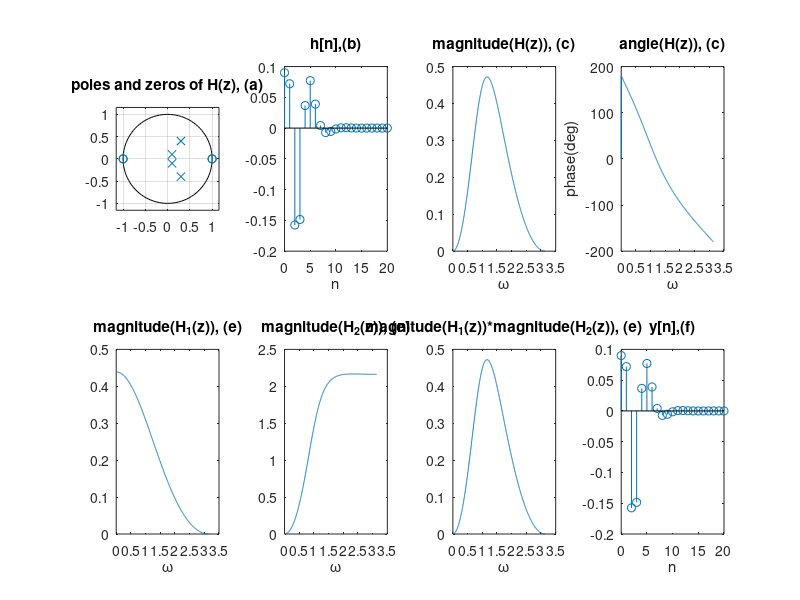

Write the MATLAB code that produced this figure.
%%
%--------a--------------%
%a=[500,-500,285,-74,10];
%b=[250,250,-187.5,-125,62.5];
b=0.09*conv(conv([1,-1],[1,-1]),conv([1,1],[1,1]));
a=conv(conv([1,-0.3-0.4i],[1,-0.3+0.4i]),conv([1,-0.1-0.1i],[1,-0.1+0.1i]));
figure
set(gcf,'position',[400,140,1000,600]);
subplot(2,4,1);
zplane(b,a);
title('poles and zeros of H(z), (a)');
%%
%-------b--------------%
[r,p,k]=residuez(b, a);
n=0:1:20;
h1=r(1)*p(1).^(n)+r(2)*p(2).^(n)+r(3)*p(3).^(n)+r(4)*p(4).^(n);
h1(1)=h1(1)+k;
h=real(h1);
subplot(2,4,2);
stem(n,h);
xlabel('n');
title('h[n],(b)');
%%
%-------c------------%
[H, w]=freqz(b,a,1000);
subplot(2,4,3);
plot(w,abs(H));
xlabel('\omega');
title('magnitude(H(z)), (c)');

subplot(2,4,4);
plot(w,angle(H)/pi*180);
xlabel('\omega')
ylabel('phase(deg)')
title('angle(H(z)), (c)');

%%
%-------d------------%
z=[1,1,-1,-1];
p=[0.3+0.4i,0.3-0.4i,0.1+0.1i,0.1-0.1i];
k=0.09;
sos=zp2sos(z,p,k);
%%
%-------e-------------%
[H1,w1]=freqz([0.09,0.18,0.09],[1,-0.2,0.02],1000);
[H2,w2]=freqz([1,-2,1],[1,-0.6,0.25],1000);
subplot(2,4,5);
plot(w1, abs(H1));
xlabel('\omega');
title('magnitude(H_1(z)), (e)');

subplot(2,4,6);
plot(w2, abs(H2));
xlabel('\omega');
title('magnitude(H_2(z)), (e)');

subplot(2,4,7);
plot(w1,abs(H1).*abs(H2));
xlabel('\omega');
title('magnitude(H_1(z))*magnitude(H_2(z)), (e)');
%%
%--------f------------%
x=zeros(1,21);
x(1)=1;
y=filter(b,a,x);
subplot(2,4,8);
stem(n,y);
xlabel('n');
title('y[n],(f)');